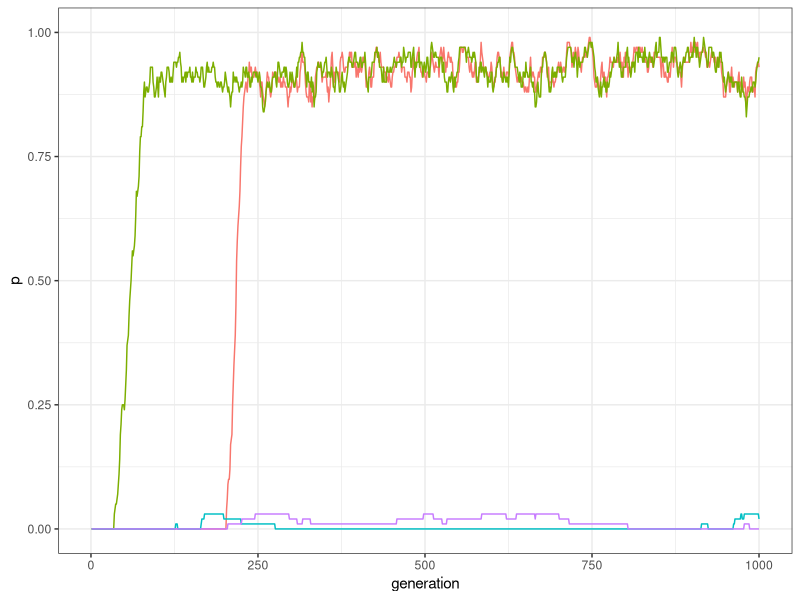
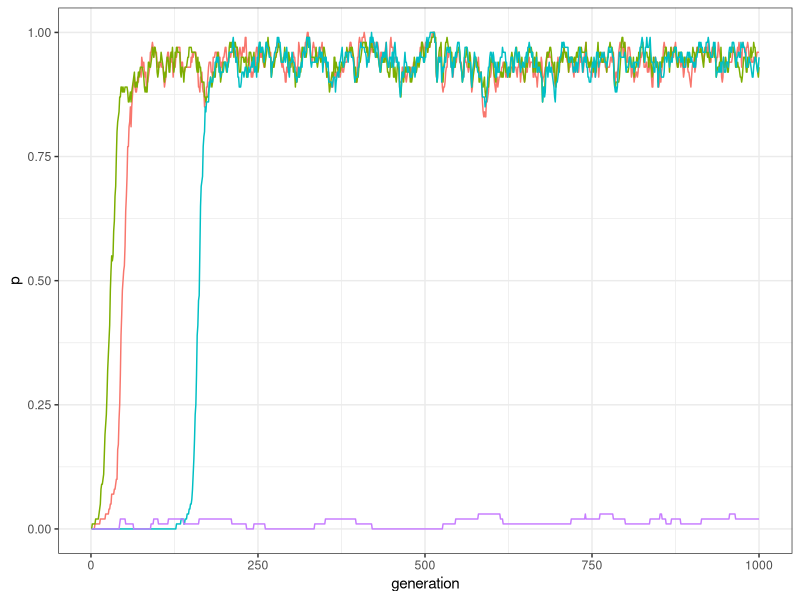
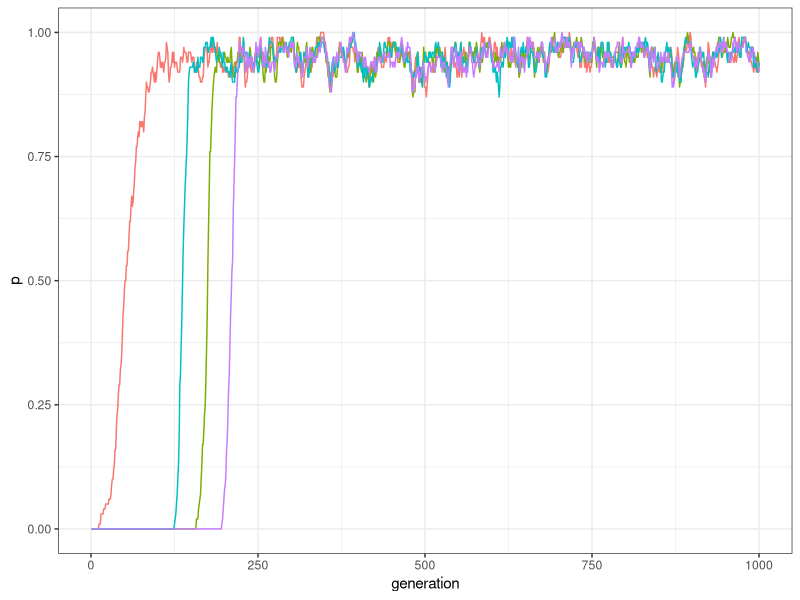
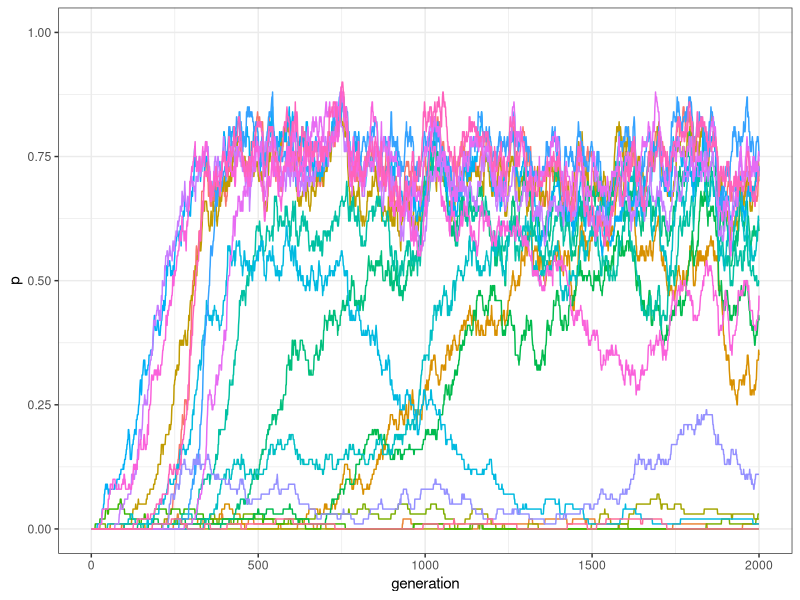
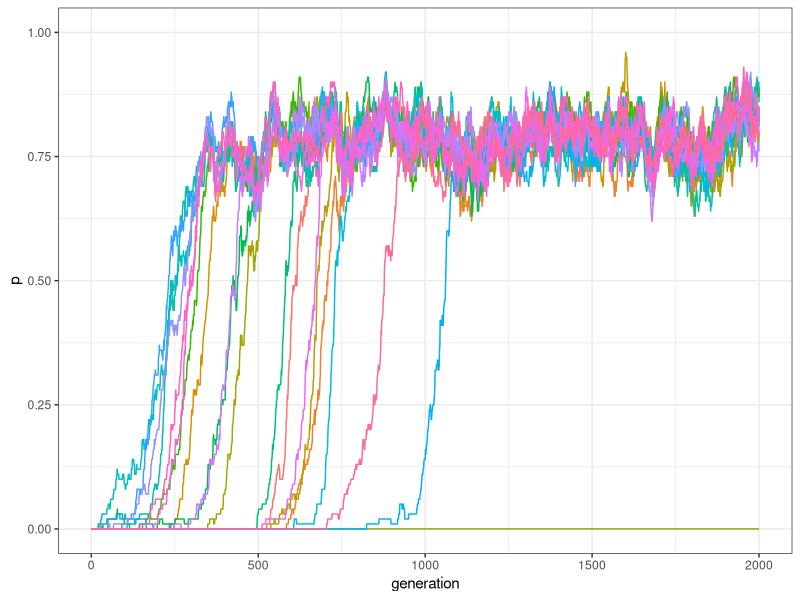

Source code (R) for these figures, in order: (Note: a time limit stopped this script after it produced the figures.)
## ---- chunk 1
library(tidyverse)
set.seed(111)
my_world <- matrix(c(1,1,-1,-1,1,1,-1,-1,-1,-1,1,1,-1,-1,1,1), nrow = 4, ncol = 4)
my_world
## ---- chunk 2
traits_inter_dependence <- function(N, t_max, k, mu, p_death, world){
  output <- tibble(trait = rep(c("A","B","C","D"), each = t_max), generation = rep(1:t_max, 4), p = rep(NA, t_max * 4))      
  population <- matrix(0, ncol = 4, nrow = N)
  output[output$generation == 1 ,]$p <- colSums(population) / N
  for(t in 2:t_max){
    # innovations
    innovators <- sample(c(TRUE, FALSE), N, prob = c(mu, 1 - mu), replace = TRUE) 
    innovations <- sample(1:4, sum(innovators), replace = TRUE)
    population[cbind(which(innovators == TRUE), innovations)] <- 1
    
    # copying
    demonstrators <- sample(1:N, replace = TRUE)
    demonstrators_traits <- sample(1:4, N, replace = TRUE)
    
    # not sure how to vectorise the code below. The first "if" can be done with:
    # population[cbind(demonstrators,demonstrators_traits)]==1 as in previous chapter
    # but I could not figure out a way to calcualte the compatibility score at popualtion level
    # MS: I can't come up with a faster version either.
    
    for(i in 1:N){
      if(population[demonstrators[i], demonstrators_traits[i]]){
        compatibility_score <- sum(world[demonstrators_traits[i], population[i,]!=0])
        copy <- (1 / (1 + exp(-k*compatibility_score))) > runif(1)
        population[i,demonstrators_traits[i]] <- 1 * copy
      }
    }
    
    # birth/death
    replace <- sample(c(TRUE, FALSE), N, prob = c(p_death, 1 - p_death), replace = TRUE)
    population[replace, ] <- 0
    
    output[output$generation == t ,]$p <- colSums(population) / N
  }
  output
}
## ---- chunk 3
plot_multiple_traits <- function(data_model) {
  ggplot(data = data_model, aes(y = p, x = generation)) +
    geom_line(aes(colour = trait)) +
    ylim(c(0, 1)) +
    theme_bw() +
    theme(legend.position = "none")
}
## ---- chunk 4
my_world <- matrix(c(1,1,-1,-1,1,1,-1,-1,-1,-1,1,1,-1,-1,1,1), nrow = 4, ncol = 4)
data_model <- traits_inter_dependence(N = 100, t_max = 1000, k = 10, mu = 0.0005, p_death = 0.01, world = my_world)
plot_multiple_traits(data_model)
## ---- chunk 5
data_model[data_model$generation==1000,]
## ---- chunk 6
my_world <- matrix(c(1,1,1,-1, 1,1,1,-1,1,1,1,-1,-1,-1,-1,1), nrow = 4, ncol = 4)
data_model <- traits_inter_dependence(N = 100, t_max = 1000, k = 10, mu = 0.0005, p_death = 0.01, world = my_world)
plot_multiple_traits(data_model)
## ---- chunk 7
my_world <- matrix(c(1,1,1,1,1,1,1,1,1,1,1,1,1,1,1,1), nrow = 4, ncol = 4)
data_model <- traits_inter_dependence(N = 100, t_max = 1000, k = 10, mu = 0.0005, p_death = 0.01, world = my_world)
plot_multiple_traits(data_model)
## ---- chunk 8
M <- 7
gamma <- 0.5
my_world <- matrix( rep(1, M * M), nrow = M)
compatibilities <- sample(c(1, -1), choose(M, 2), prob = c(gamma, 1 - gamma), replace = TRUE) 
my_world[upper.tri(my_world)] <- compatibilities
my_world <- t(my_world)
my_world[upper.tri(my_world)] <- compatibilities
## ---- chunk 9
my_world
## ---- chunk 10
traits_inter_dependence_2 <- function(N, M, t_max, k, mu, p_death, gamma){
  output <- matrix(data = NA, nrow = t_max, ncol = M)
  # initalise the traits' world:
  world <- matrix( rep(1, M * M), nrow = M)
  compatibilities <- sample(c(1, -1), choose(M,2), prob = c(gamma, 1 - gamma), replace = TRUE) 
  world[upper.tri(world)] <- compatibilities
  world <- t(world)
  world[upper.tri(world)] <- compatibilities
  # initialise the population:
  population <- matrix(0, ncol = M, nrow = N)
  output[1, ] <- colSums(population) / N 
  for(t in 2:t_max){
    # innovations
    innovators <- sample(c(TRUE, FALSE), N, prob = c(mu, 1 - mu), replace = TRUE) 
    innovations <- sample(1:M, sum(innovators), replace = TRUE)
    population[cbind(which(innovators == TRUE), innovations)] <- 1
    
    # copying
    demonstrators <- sample(1:N, replace = TRUE)
    demonstrators_traits <- sample(1:M, N, replace = TRUE)

    for(i in 1:N){
      if(population[demonstrators[i], demonstrators_traits[i]]){
        compatibility_score <- sum(world[demonstrators_traits[i], which(population[i,]>0)])
        copy <- (1 / (1 + exp(-k*compatibility_score))) > runif(1)
        if(copy){
          population[i,demonstrators_traits[i]] <- 1
        }
      }
    }
    
    # birth/death
    replace <- sample(c(TRUE, FALSE), N, prob = c(p_death, 1 - p_death), replace = TRUE)
    population[replace, ] <- 0
    
    output[t, ] <- colSums(population) / N
  }
  output
}  
## ---- chunk 11
plot_multiple_traits_matrix <- function(data_model) {
  generation <- rep(1:dim(data_model)[1], dim(data_model)[2])
  
  data_to_plot <- as_tibble(data_model) %>%
    gather( key = "trait", value = "p") %>%
    add_column(generation)
  
  ggplot(data = data_to_plot, aes(y = p, x = generation)) +
    geom_line(aes(colour = trait)) +
    ylim(c(0, 1)) +
    theme_bw() +
    theme(legend.position = "none")
}
## ---- chunk 12
data_model <- traits_inter_dependence_2(N = 100, M = 20, t_max = 2000, k = 10, mu = 0.001, p_death = 0.01, gamma = .5)
plot_multiple_traits_matrix(data_model)
## ---- chunk 13
data_model <- traits_inter_dependence_2(N = 100, M = 20, t_max = 2000, k = 10, mu = 0.001, p_death = 0.01, gamma = 1)
plot_multiple_traits_matrix(data_model)
## ---- chunk 14
r_max = 10
test_inter_dependence <- tibble(gamma = rep(seq(0, 1, by = .1), r_max), run = as.factor(rep(1:r_max, each = 11)), C = NA)
for(condition in seq(0, 1, by = .1)){
  for(r in 1:r_max) {
    data_model <- traits_inter_dependence_2(N = 100, M = 20, t_max = 2000, k = 10, mu = 0.001, p_death = 0.01, gamma = condition)
    test_inter_dependence[test_inter_dependence$gamma == condition & test_inter_dependence$run == r, ]$C <- sum(data_model[2000,]>.5)
  }
}
## ---- chunk 15
ggplot(data = test_inter_dependence, aes(x = gamma, y = C)) +
  geom_jitter(width = 0.01, height = 0, alpha = 0.5) +
  stat_summary(fun.y = mean, geom = "point", colour = "red") +
  stat_summary(fun.y = mean, geom = "line", colour = "red") +
  theme_bw() +
  labs(x = "Average compatibility", y = "C (number of common traits)")
